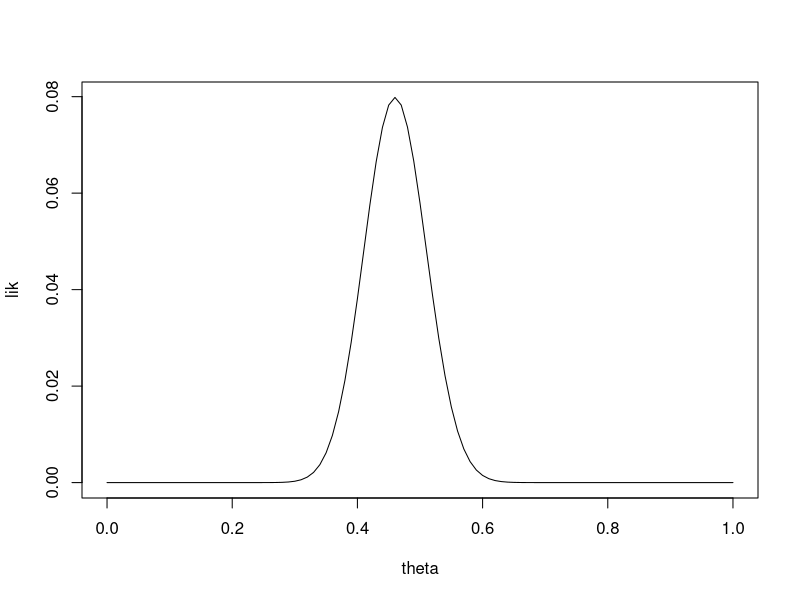
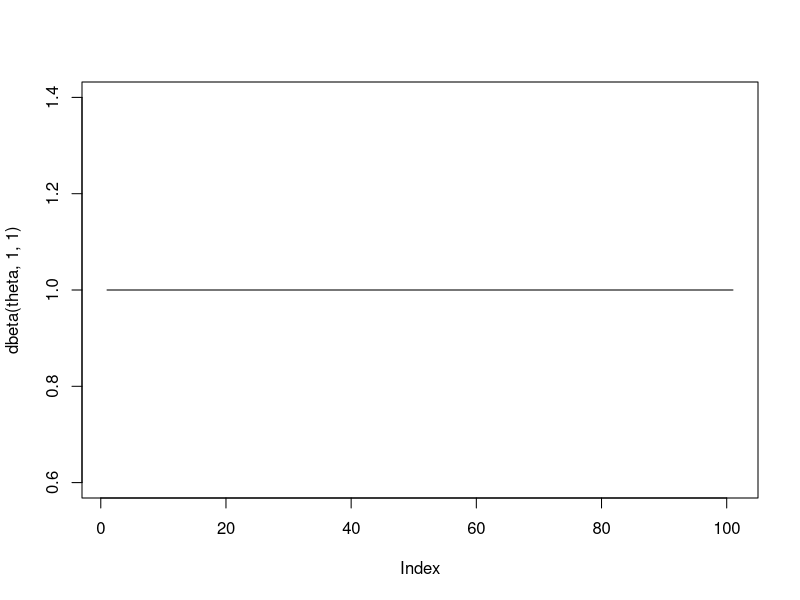
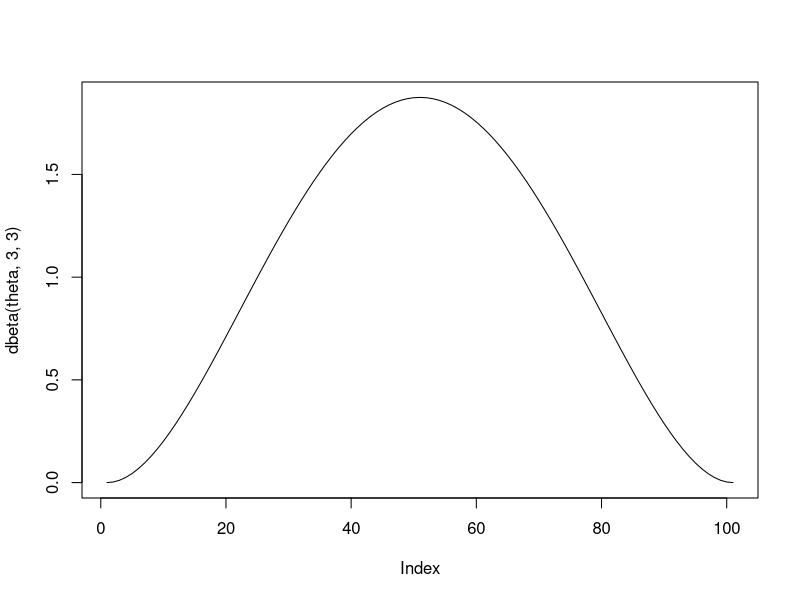
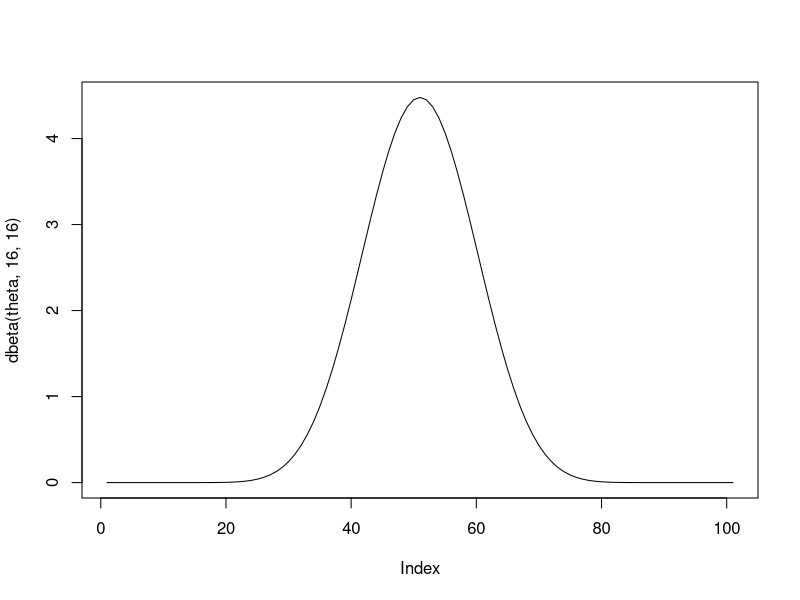
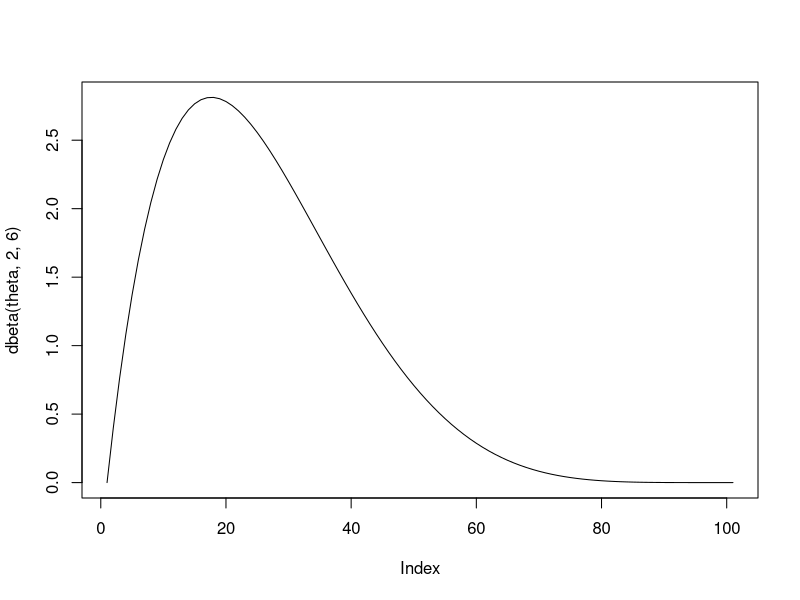
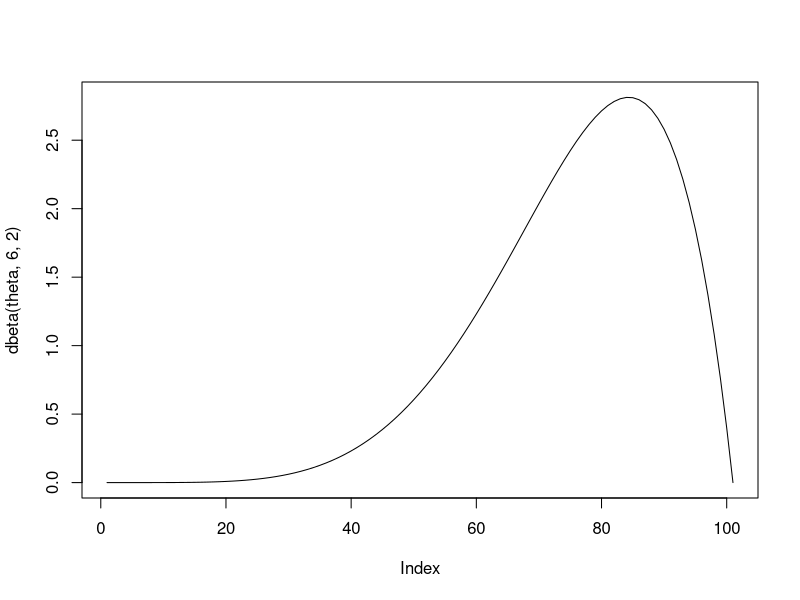
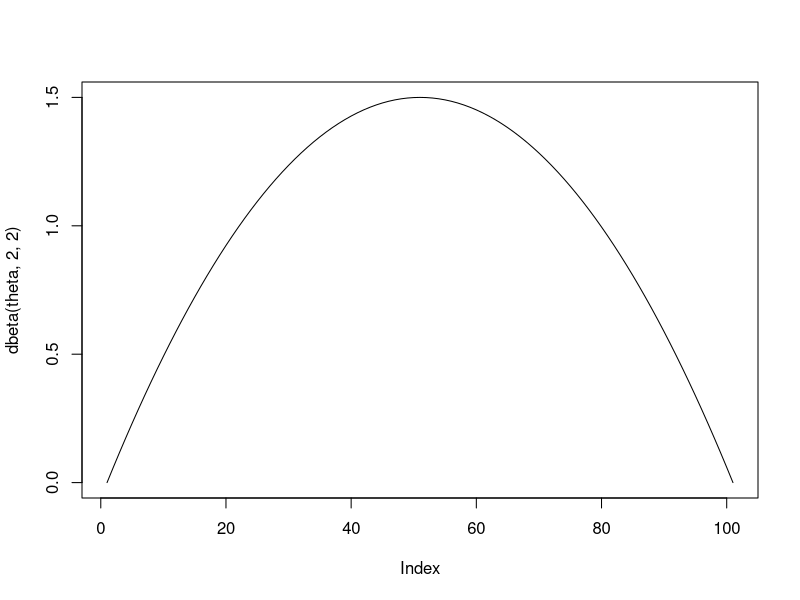
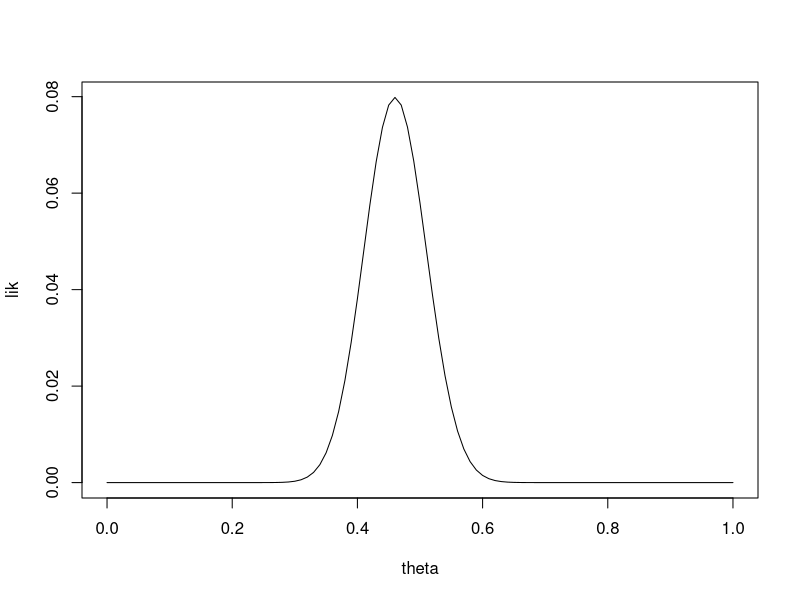

Write R code to recreate these figures, in order.
## ---- chunk 1
theta <- seq(0, 1, by = 0.01)

lik <- dbinom(46, 100, theta)

plot(theta, lik, type = "l")
## ---- chunk 2
#dbeta(x, shape1, shape2)

plot(dbeta(theta, 1, 1), type = "l") # a=b=1 - uniform prior/uninformative prior/non-informative prior

plot(dbeta(theta, 3, 3), type = "l")
plot(dbeta(theta, 16, 16), type = "l") # larger numbers = narrower distribution = more certainty

plot(dbeta(theta, 2, 6), type = "l")
plot(dbeta(theta, 6, 2), type = "l") # a != b skews the distribution
## ---- chunk 3
# Prior:
plot(dbeta(theta, 2, 2), type = "l")

# Data:
plot(theta, lik, type = "l")

# Posterior:
plot(dbeta(theta, 48, 56), type = "l")
## ---- chunk 4
# Prior:
plot(dbeta(theta, 14, 14), type = "l")

# Data:
plot(theta, lik, type = "l")

# Posterior:
plot(dbeta(theta, 60, 68), type = "l")
## ---- chunk 5
# Prior:
plot(dbeta(theta, 4, 14), type = "l")

theta_ <- theta * 10
# Data:
plot(theta_, lik, type = "l")

# Posterior:
plot(dbeta(theta, 50, 68), type = "l")
## ---- chunk 6
qbeta(c(0.025, 0.975), shape1 = 4, shape2 = 4) # a = 4, b = 4
qbeta(c(0.025, 0.975), shape1 = 10, shape2 = 10) # a = 10, b = 10
## ---- chunk 7
a = 10000/225
b = 100/225

plot(dgamma(seq(0, 200, by = 0.1), a, b), type = "l")
## ---- chunk 8
plot(dgamma(seq(0, 200, by = 0.1), 466.44, 4.44), type = "l")
## ---- chunk 9
plot(theta, dbinom(188, 240, theta), type = "l")
## ---- chunk 10
plot(dbeta(theta, 4, 6), type = "l")
## ---- chunk 11
plot(dbeta(theta, 192, 58), type = "l")
## ---- chunk 12
plot(dbeta(theta, 150, 150), type = "l")
## ---- chunk 13
plot(dbeta(theta, 338, 202), type = "l")
## ---- chunk 14
b <- 33/8
a <- 33 * (33/8)

plot(dgamma(seq(0, 50, by = 1), a, b), type = "l")
## ---- chunk 15
sum(c(25, 14, 28, 10, 35, 32))
a + 144
b + 6

plot(dgamma(seq(0, 50, by = 1), 280.125, 10.125), type = "l")
## ---- chunk 16
280.125/10.125
280.125/10.125^2
## ---- chunk 17
mean(c(25, 14, 28, 10, 35, 32))
